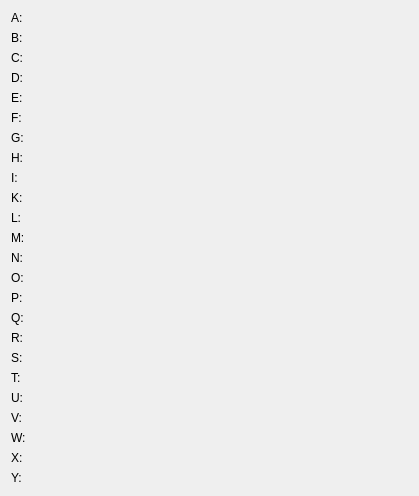
                      <widget class="QWidget" name="scrollAreaWidgetContents_2">
                       <property name="geometry">
                        <rect>
                         <x>0</x>
                         <y>0</y>
                         <width>419</width>
                         <height>470</height>
                        </rect>
                       </property>
                       <layout class="QVBoxLayout" name="verticalLayout_13">
                        <item>
                         <layout class="QVBoxLayout" name="listOfNmbrOfImagesVBox">
                          <item>
                           <widget class="QLabel" name="aLabel">
                            <property name="text">
                             <string>A: </string>
                            </property>
                           </widget>
                          </item>
                          <item>
                           <widget class="QLabel" name="bLabel">
                            <property name="text">
                             <string>B: </string>
                            </property>
                           </widget>
                          </item>
                          <item>
                           <widget class="QLabel" name="cLabel">
                            <property name="text">
                             <string>C:</string>
                            </property>
                           </widget>
                          </item>
                          <item>
                           <widget class="QLabel" name="dLabel">
                            <property name="text">
                             <string>D:</string>
                            </property>
                           </widget>
                          </item>
                          <item>
                           <widget class="QLabel" name="eLabel">
                            <property name="text">
                             <string>E:</string>
                            </property>
                           </widget>
                          </item>
                          <item>
                           <widget class="QLabel" name="fLabel">
                            <property name="text">
                             <string>F:</string>
                            </property>
                           </widget>
                          </item>
                          <item>
                           <widget class="QLabel" name="gLabel">
                            <property name="text">
                             <string>G:</string>
                            </property>
                           </widget>
                          </item>
                          <item>
                           <widget class="QLabel" name="hLabel">
                            <property name="text">
                             <string>H:</string>
                            </property>
                           </widget>
                          </item>
                          <item>
                           <widget class="QLabel" name="iLabel">
                            <property name="text">
                             <string>I:</string>
                            </property>
                           </widget>
                          </item>
                          <item>
                           <widget class="QLabel" name="kLabel">
                            <property name="text">
                             <string>K:</string>
                            </property>
                           </widget>
                          </item>
                          <item>
                           <widget class="QLabel" name="lLabel">
                            <property name="text">
                             <string>L:</string>
                            </property>
                           </widget>
                          </item>
                          <item>
                           <widget class="QLabel" name="mLabel">
                            <property name="text">
                             <string>M:</string>
                            </property>
                           </widget>
                          </item>
                          <item>
                           <widget class="QLabel" name="nLabel">
                            <property name="text">
                             <string>N:</string>
                            </property>
                           </widget>
                          </item>
                          <item>
                           <widget class="QLabel" name="oLabel">
                            <property name="text">
                             <string>O:</string>
                            </property>
                           </widget>
                          </item>
                          <item>
                           <widget class="QLabel" name="pLabel">
                            <property name="text">
                             <string>P:</string>
                            </property>
                           </widget>
                          </item>
                          <item>
                           <widget class="QLabel" name="qLabel">
                            <property name="text">
                             <string>Q:</string>
                            </property>
                           </widget>
                          </item>
                          <item>
                           <widget class="QLabel" name="rLabel">
                            <property name="text">
                             <string>R:</string>
                            </property>
                           </widget>
                          </item>
                          <item>
                           <widget class="QLabel" name="sLabel">
                            <property name="text">
                             <string>S:</string>
                            </property>
                           </widget>
                          </item>
                          <item>
                           <widget class="QLabel" name="tLabel">
                            <property name="text">
                             <string>T:</string>
                            </property>
                           </widget>
                          </item>
                          <item>
                           <widget class="QLabel" name="uLabel">
                            <property name="text">
                             <string>U:</string>
                            </property>
                           </widget>
                          </item>
                          <item>
                           <widget class="QLabel" name="vLabel">
                            <property name="text">
                             <string>V:</string>
                            </property>
                           </widget>
                          </item>
                          <item>
                           <widget class="QLabel" name="wLabel">
                            <property name="text">
                             <string>W:</string>
                            </property>
                           </widget>
                          </item>
                          <item>
                           <widget class="QLabel" name="xLabel">
                            <property name="text">
                             <string>X:</string>
                            </property>
                           </widget>
                          </item>
                          <item>
                           <widget class="QLabel" name="yLabel">
                            <property name="text">
                             <string>Y:</string>
                            </property>
                           </widget>
                          </item>
                         </layout>
                        </item>
                       </layout>
                      </widget>
